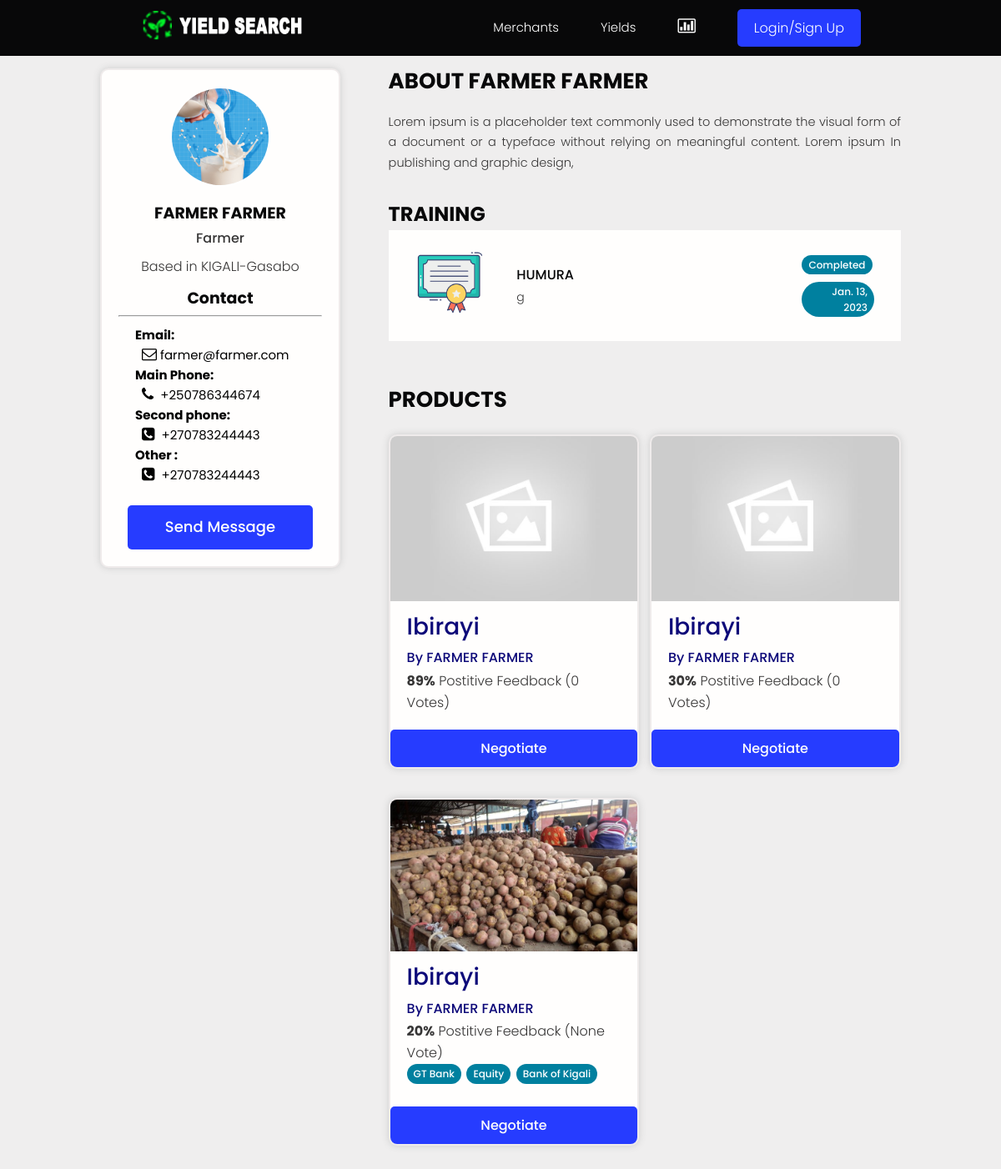
/profile/579f4dba-719b-4b59-86eb-e088a2856ae8/, run on an earlier commit of the app's database.
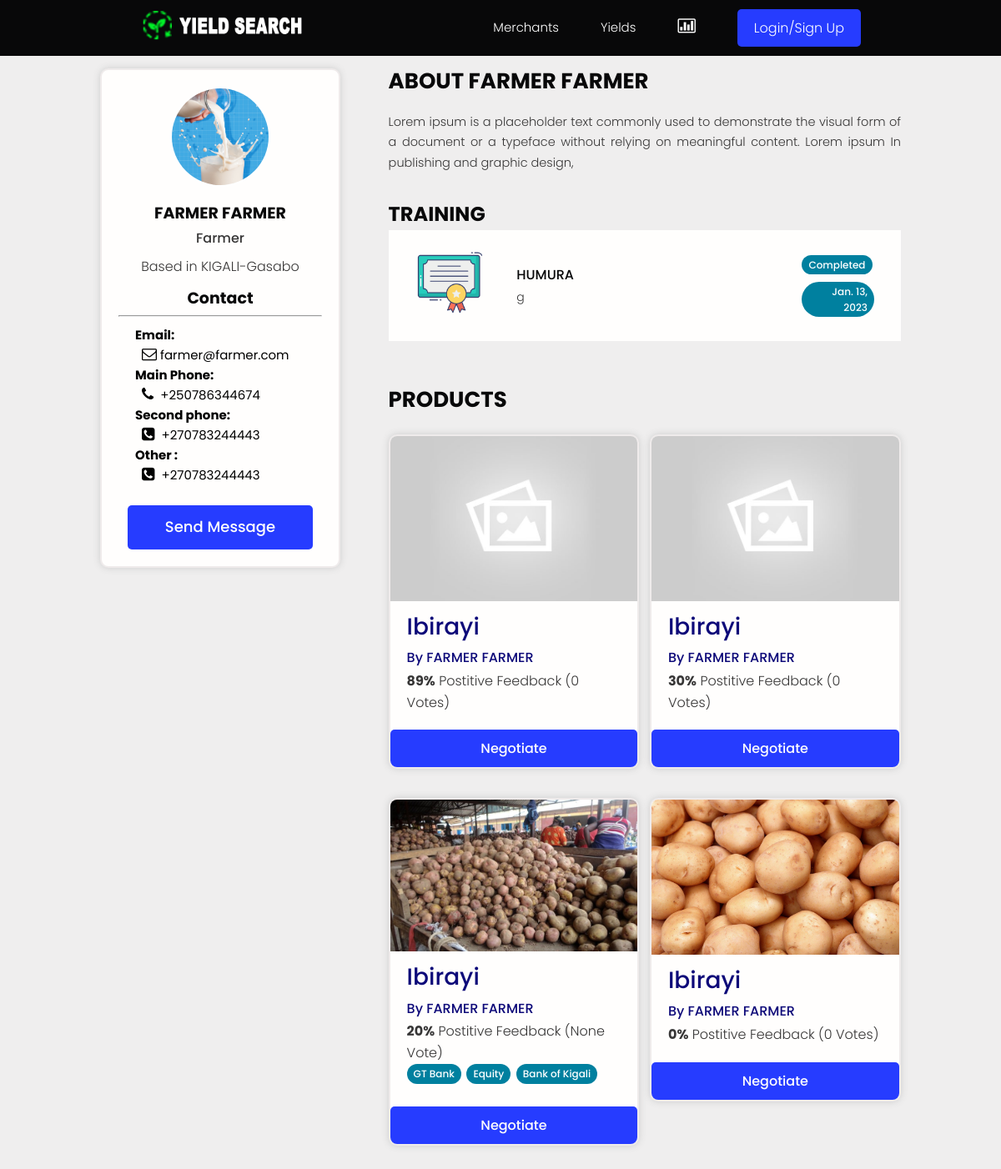
And on a later commit of the database.
### users/models.py (models this page shows, shortened)
class Training(models.Model):
    owner = models.ForeignKey(
        Profile, on_delete=models.CASCADE, null=True, blank=True)
    trainer = models.CharField(max_length=200, blank=True, null=True)
    certificate = models.ImageField(
        null=True, blank=True, upload_to='certificates/')
    completed = models.DateField(null=True, blank=True)
    link = models.URLField(null=True, blank=True)
    description = models.TextField(null=True, blank=True)
    created = models.DateTimeField(auto_now_add=True)
    updated = models.DateTimeField(auto_now=True)
    id = models.UUIDField(default=uuid.uuid4, unique=True,
                          primary_key=True, editable=False)
    class Meta:
        ordering = ['completed']
    @property
    def imageURL(self):
        try:
            url = self.certificate.url
        except:
            url = ''
        return url

class Profile(models.Model):
    user = models.OneToOneField(
        User, on_delete=models.CASCADE, null=True, blank=True, related_name="profile")
    name = models.CharField(max_length=200, blank=True, null=True)
    email = models.EmailField(max_length=500, blank=True, null=True)
    username = models.CharField(max_length=200, blank=True, null=True)
    born = models.DateField(max_length=200, null=True, verbose_name="Date of Birth")
    username = models.CharField(max_length=200, blank=True, null=True)
    location = models.CharField(max_length=200, blank=True, null=True)
    nid = models.CharField(max_length=16, blank=True, null=True)
    bio = models.TextField(blank=True, null=True)
    profile_image = models.ImageField(
        null=True, blank=True, upload_to='profiles/', default="profiles/user-default.png")
    account = models.CharField(max_length=200, blank=True, null=True)
    phone1 = models.CharField(blank=True,  max_length=13,  null=True, help_text='Example +2507XXXXXXXXXXX')
    phone2 = models.CharField(blank=True,  max_length=13, null=True, help_text='Example +2507XXXXXXXXXXX')
    created = models.DateTimeField(auto_now_add=True)
    updated = models.DateTimeField(auto_now=True)
    id = models.UUIDField(default=uuid.uuid4, unique=True,
                          primary_key=True, editable=False)
    class Meta:
        ordering = ['created']
    @property
    def imageURL(self):
        try:
            url = self.profile_image.url
        except:
            url = ''
        return url

### products/models.py (models this page shows, shortened)
class Product(models.Model):
    owner = models.ForeignKey(Profile, null=True, blank=True, on_delete=models.CASCADE, related_name='owner')
    name = models.ForeignKey('SingleProduct', default=uuid.uuid4, on_delete=models.CASCADE, null=True, related_name = 'product')
    description = models.TextField(null=True, blank=True)
    featured_image = models.ImageField(null=True, blank=True, default="default.jpg")
    quantity = models.PositiveIntegerField(null=True, blank=True, default=0)
    location = models.CharField(max_length=100, null=True, blank=True)
    payments = models.ManyToManyField('Payment', blank=True, default="In Hand")
    instock = models.BooleanField(blank=True, null=True, default=True)
    vote_total = models.IntegerField(default=0, null=True, blank=True)
    vote_ratio = models.IntegerField(default=0, null=True, blank=True)
    updated = models.DateTimeField(auto_now=True)
    created = models.DateTimeField(auto_now_add=True)
    id = models.UUIDField(default=uuid.uuid4, unique=True,primary_key=True, editable=True)
    class Meta:
        ordering = ['-vote_ratio', '-vote_total', '-created']
    @property
    def imageURL(self):
        try:
            url = self.featured_image.url
        except:
            url = ''
        return url

class SingleProduct(models.Model):
    name = models.CharField(max_length=200, null=True, blank=True, default="Ibirayi")
    price = models.PositiveIntegerField(null=True, blank=True, default=0)
    unity = models.CharField(max_length=200, null=True, blank=True, default="Kilogram")
    created = models.DateTimeField(auto_now_add=True)
    updated = models.DateTimeField(auto_now=True)
    id = models.UUIDField(default=uuid.uuid4, unique=True,
                          primary_key=True, editable=False)
    class Meta:
        verbose_name_plural = "Category"

class Payment(models.Model):
    name = models.CharField(max_length=200)
    created = models.DateTimeField(auto_now_add=True)
    id = models.UUIDField(default=uuid.uuid4, unique=True,
                          primary_key=True, editable=False)
    def __str__(self):
        return self.name

### users/views.py (the view)
# urls.py: path('profile/<str:pk>/', views.userProfile, name="user-profile"),
def userProfile(request, pk):
    if request.user.is_staff:
        return redirect('/admin/')
    profile = Profile.objects.get(id=pk)
    training = profile.training_set.exclude(description__exact="")
    context = {'profile': profile, 'training': training}
    return render(request, 'users/user-profile.html', context)

### users/templates/users/user-profile.html (shortened to what the changed rows need)
{% extends 'main.html' %}
{% load static %}
{% block content %}
<main class="profile my-md">
    <div class="container">
        <div class="layout">
            <div class="column column--1of3">
                <div class="card text-center">
                    <div class="card__body dev">
                        <h2 class="dev__name">{{profile.name}}</h2>
            <br>
                    </div>
                </div>
            </div>
            <div class="column column--2of3">
      <table class="settings__table">
          {% for training in training %}
          <tr>
            <td class="settings__thumbnail">
            <a href="{{training.imageURL}}"><img src=" {% static 'images/certificates/certificate.png' %} "  style="height: 8rem;" alt="Training Thumbnail" /></a>
            </td>
            <td class="settings__tableInfo" >
              <a href="#">{{training.trainer}}</a> &nbsp; <br>
              <p>{{training.description|slice:"100"}}</p>
            </td>
            <td class="settings__tableActions">
              <span class="tag tag--pill tag--main settings__btn"></i> Completed</span>
              <span class="tag tag--pill tag--main settings__btn" style="align-items:left;"></i>
                {{training.completed}}</span>
            </td>
          </tr>
          {% endfor %}
        </table>
                <div class="devInfo">
                    <div class="grid grid--two">
                        {% for product in profile.owner.all %}
                        <div class="column">
                            <div class="card project">
                                <a href="{% url 'product' product.id %}" class="project">
                                    <img class="project__thumbnail" src="{{product.imageURL}}"
                                        alt="project thumbnail" />
                                    <div class="card__body" style="padding:0rem 2rem 2rem 2rem;">
                                        <h4 class="project__title">{{product.name.name}}</h4>
                                        <p><a class="project__author"
                                                href="{% url 'user-profile' product.owner.id %}">By
                                                {{product.owner.name}}</a>
                                        </p>
                                        <p class="project--rating">
                                            <span style="font-weight: bold;">{{product.vote_ratio}}%</span> Postitive
                                            Feedback ({{product.vote_total}} Vote{{product.vote_total|pluralize:"s"}})
                                        </p>
                                        <div class="project__tags">
                                            {% for payment in product.payments.all %}
                                            <span class="tag tag--pill tag--main">
                                                <small>{{payment}}</small>
                                            </span>
                                            {% endfor %}
                                            </div>
                                             </div>
                                      {% if product.quantity > 0 %}
                                    <button class="btn btn--sub  buy" style="cursor:pointer;" onclick="window.location.href='{% url 'checkout-product' product.id %}'">
                                        <small>Negotiate</small>
                                        </button>
                                    {% else %}
                                    <button class="btn btn--sub btn--lg buy" disabled><small>OUT OF STOCK</small></button>
                                    {% endif %}
                                </a>
                            </div>
                        </div>
                        {% endfor %}
                    </div>
                </div>
            </div>
        </div>
    </div>
</main>
{% endblock content %}

What changed in the data, as far as the page shows it:
added Product: imageURL (picture), name.name "Ibirayi", owner.name "FARMER FARMER", vote_ratio "0", vote_total "0", quantity "Negotiate"
